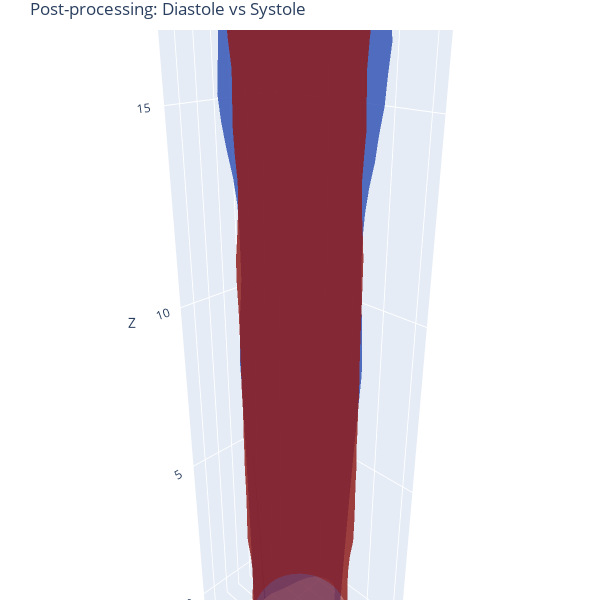

Source (notebook cell):
### Markdown cell above
The four pairs represent all 4 possible comparison in gated images, as for example in coronary artery anomalies (rest pulsatile lumen deformation, stress pulsatile lumen deformation, stress-induced diastolic lumen deformation and stress-induced systolic lumen deformation).

This can also be used for pre-and post-stenting comparison:

### Code cell
_, _, dia, sys, _ = mm.from_file(
    mode="full",
    rest_input_path="ivus_prestent",
    stress_input_path="ivus_poststent",
    rest_output_path="output/stent_rest",
    stress_output_path="output/stent_stress",
    diastole_output_path="output/stent_diastole",
    systole_output_path="output/stent_systole",
    steps_best_rotation=270,
    range_rotation_deg=90,
    interpolation_steps=0
    )

# cell – comparison of post-processing meshes
import trimesh
import plotly.graph_objects as go

# reuse the helper from before
def trimesh_to_mesh3d(mesh, color, name):
    verts = mesh.vertices
    faces = mesh.faces
    return go.Mesh3d(
        x=verts[:,0], y=verts[:,1], z=verts[:,2],
        i=faces[:,0], j=faces[:,1], k=faces[:,2],
        color=color, opacity=0.6,
        name=name,
        flatshading=True
    )

# load the two meshes
mesh_dia = trimesh.load("output/stent_diastole/mesh_000_diastolic.obj")
mesh_sys = trimesh.load("output/stent_diastole/mesh_001_diastolic.obj")

# create traces
trace_dia = trimesh_to_mesh3d(mesh_dia, 'royalblue', 'Before (mesh_000)')
trace_sys = trimesh_to_mesh3d(mesh_sys, 'firebrick', 'After (mesh_001)')

# define a canonical camera position
camera = dict(eye=dict(x=1.5, y=1.5, z=1.0))

# build and show figure
fig = go.Figure(data=[trace_dia, trace_sys])
fig.update_layout(
    title="Post-processing: Diastole vs Systole",
    width=600, height=600,
    scene=dict(
        aspectmode="data",    # equal scales on x/y/z
        camera=camera,
        xaxis_title="X",
        yaxis_title="Y",
        zaxis_title="Z"
    ),
    margin=dict(l=0, r=0, t=30, b=0)
)
fig.show()

### Figure 1 — Plotly figure (JSON) as saved in the notebook; plotly's stock layout.template omitted (floating-point values rounded to 4 significant figures; data arrays with more than 128 entries replaced by an {"elided": "..."} marker saying what was removed)
{"data": [{"color": "royalblue", "flatshading": true, "i": {"elided": "33066 int values"}, "j": {"elided": "33066 int values"}, "k": {"elided": "33066 int values"}, "name": "Before (mesh_000)", "opacity": 0.6, "type": "mesh3d", "x": {"elided": "17034 float values"}, "y": {"elided": "17034 float values"}, "z": {"elided": "17034 float values"}}, {"color": "firebrick", "flatshading": true, "i": {"elided": "33066 int values"}, "j": {"elided": "33066 int values"}, "k": {"elided": "33066 int values"}, "name": "After (mesh_001)", "opacity": 0.6, "type": "mesh3d", "x": {"elided": "17034 float values"}, "y": {"elided": "17034 float values"}, "z": {"elided": "17034 float values"}}], "layout": {"height": 600, "margin": {"b": 0, "l": 0, "r": 0, "t": 30}, "scene": {"aspectmode": "data", "camera": {"eye": {"x": 1.5, "y": 1.5, "z": 1}}, "xaxis": {"title": {"text": "X"}}, "yaxis": {"title": {"text": "Y"}}, "zaxis": {"title": {"text": "Z"}}}, "title": {"text": "Post-processing: Diastole vs Systole"}, "width": 600}}
